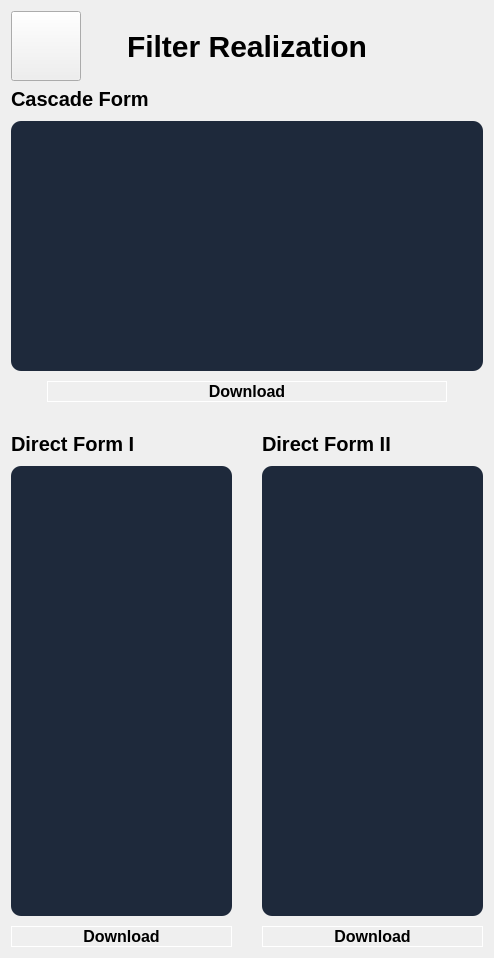
      <widget class="QWidget" name="realizationPage">
       <layout class="QGridLayout" name="gridLayout_4">
        <item row="0" column="0">
         <layout class="QHBoxLayout" name="horizontalLayout_20">
          <item>
           <widget class="QPushButton" name="backHome1">
            <property name="minimumSize">
             <size>
              <width>70</width>
              <height>70</height>
             </size>
            </property>
            <property name="maximumSize">
             <size>
              <width>70</width>
              <height>70</height>
             </size>
            </property>
            <property name="text">
             <string/>
            </property>
            <property name="icon">
             <iconset resource="icons_setup/icons.qrc">
              <normaloff>:/icons_setup/icons/home.png</normaloff>:/icons_setup/icons/home.png</iconset>
            </property>
            <property name="iconSize">
             <size>
              <width>40</width>
              <height>40</height>
             </size>
            </property>
           </widget>
          </item>
          <item>
           <spacer name="horizontalSpacer_4">
            <property name="orientation">
             <enum>Qt::Horizontal</enum>
            </property>
            <property name="sizeHint" stdset="0">
             <size>
              <width>40</width>
              <height>20</height>
             </size>
            </property>
           </spacer>
          </item>
          <item>
           <widget class="QLabel" name="label_13">
            <property name="styleSheet">
             <string notr="true">font-size: 30px;
font-weight: bold;</string>
            </property>
            <property name="text">
             <string>Filter Realization</string>
            </property>
           </widget>
          </item>
          <item>
           <spacer name="horizontalSpacer_3">
            <property name="orientation">
             <enum>Qt::Horizontal</enum>
            </property>
            <property name="sizeHint" stdset="0">
             <size>
              <width>40</width>
              <height>20</height>
             </size>
            </property>
           </spacer>
          </item>
          <item>
           <widget class="QLabel" name="label_14">
            <property name="minimumSize">
             <size>
              <width>70</width>
              <height>70</height>
             </size>
            </property>
            <property name="maximumSize">
             <size>
              <width>70</width>
              <height>70</height>
             </size>
            </property>
            <property name="text">
             <string/>
            </property>
           </widget>
          </item>
         </layout>
        </item>
        <item row="1" column="0">
         <layout class="QVBoxLayout" name="verticalLayout_7">
          <property name="spacing">
           <number>30</number>
          </property>
          <item>
           <layout class="QGridLayout" name="gridLayout_5">
            <property name="bottomMargin">
             <number>0</number>
            </property>
            <property name="horizontalSpacing">
             <number>20</number>
            </property>
            <property name="verticalSpacing">
             <number>10</number>
            </property>
            <item row="1" column="0">
             <layout class="QVBoxLayout" name="verticalLayout_8">
              <property name="spacing">
               <number>10</number>
              </property>
              <property name="bottomMargin">
               <number>0</number>
              </property>
              <item>
               <widget class="QFrame" name="frame">
                <property name="sizePolicy">
                 <sizepolicy hsizetype="Expanding" vsizetype="Preferred">
                  <horstretch>0</horstretch>
                  <verstretch>0</verstretch>
                 </sizepolicy>
                </property>
                <property name="minimumSize">
                 <size>
                  <width>0</width>
                  <height>250</height>
                 </size>
                </property>
                <property name="styleSheet">
                 <string notr="true">QFrame{
background-color: #1E293B;
border-radius: 10px
}</string>
                </property>
                <property name="frameShape">
                 <enum>QFrame::StyledPanel</enum>
                </property>
                <property name="frameShadow">
                 <enum>QFrame::Raised</enum>
                </property>
               </widget>
              </item>
              <item>
               <layout class="QHBoxLayout" name="horizontalLayout_24">
                <item>
                 <widget class="QPushButton" name="pushButton_14">
                  <property name="maximumSize">
                   <size>
                    <width>400</width>
                    <height>16777215</height>
                   </size>
                  </property>
                  <property name="styleSheet">
                   <string notr="true">font-size: 16px;
font-weight: bold;
border: 1px solid #ffffff;
</string>
                  </property>
                  <property name="text">
                   <string>Download</string>
                  </property>
                 </widget>
                </item>
               </layout>
              </item>
             </layout>
            </item>
            <item row="0" column="0">
             <widget class="QLabel" name="label_19">
              <property name="styleSheet">
               <string notr="true">font-size: 20px;
font-weight: bold;</string>
              </property>
              <property name="text">
               <string>Cascade Form</string>
              </property>
             </widget>
            </item>
           </layout>
          </item>
          <item>
           <layout class="QHBoxLayout" name="horizontalLayout_21">
            <property name="spacing">
             <number>30</number>
            </property>
            <item>
             <layout class="QVBoxLayout" name="verticalLayout_11">
              <property name="spacing">
               <number>10</number>
              </property>
              <item>
               <widget class="QLabel" name="label_20">
                <property name="styleSheet">
                 <string notr="true">font-size: 20px;
font-weight: bold;</string>
                </property>
                <property name="text">
                 <string>Direct Form I</string>
                </property>
               </widget>
              </item>
              <item>
               <widget class="QFrame" name="frame_2">
                <property name="sizePolicy">
                 <sizepolicy hsizetype="Expanding" vsizetype="Preferred">
                  <horstretch>0</horstretch>
                  <verstretch>0</verstretch>
                 </sizepolicy>
                </property>
                <property name="minimumSize">
                 <size>
                  <width>0</width>
                  <height>450</height>
                 </size>
                </property>
                <property name="styleSheet">
                 <string notr="true">QFrame{
background-color: #1E293B;
border-radius: 10px
}</string>
                </property>
                <property name="frameShape">
                 <enum>QFrame::StyledPanel</enum>
                </property>
                <property name="frameShadow">
                 <enum>QFrame::Raised</enum>
                </property>
               </widget>
              </item>
              <item>
               <layout class="QHBoxLayout" name="horizontalLayout_30">
                <item>
                 <widget class="QPushButton" name="pushButton_12">
                  <property name="maximumSize">
                   <size>
                    <width>300</width>
                    <height>16777215</height>
                   </size>
                  </property>
                  <property name="styleSheet">
                   <string notr="true">font-size: 16px;
font-weight: bold;
border: 1px solid #ffffff;
</string>
                  </property>
                  <property name="text">
                   <string>Download</string>
                  </property>
                 </widget>
                </item>
               </layout>
              </item>
             </layout>
            </item>
            <item>
             <layout class="QVBoxLayout" name="verticalLayout_10">
              <property name="spacing">
               <number>10</number>
              </property>
              <item>
               <widget class="QLabel" name="label_21">
                <property name="styleSheet">
                 <string notr="true">font-size: 20px;
font-weight: bold;</string>
                </property>
                <property name="text">
                 <string>Direct Form II</string>
                </property>
               </widget>
              </item>
              <item>
               <widget class="QFrame" name="frame_3">
                <property name="sizePolicy">
                 <sizepolicy hsizetype="Expanding" vsizetype="Preferred">
                  <horstretch>0</horstretch>
                  <verstretch>0</verstretch>
                 </sizepolicy>
                </property>
                <property name="minimumSize">
                 <size>
                  <width>0</width>
                  <height>450</height>
                 </size>
                </property>
                <property name="styleSheet">
                 <string notr="true">QFrame{
background-color: #1E293B;
border-radius: 10px
}</string>
                </property>
                <property name="frameShape">
                 <enum>QFrame::StyledPanel</enum>
                </property>
                <property name="frameShadow">
                 <enum>QFrame::Raised</enum>
                </property>
               </widget>
              </item>
              <item>
               <layout class="QHBoxLayout" name="horizontalLayout_31">
                <item>
                 <widget class="QPushButton" name="pushButton_13">
                  <property name="maximumSize">
                   <size>
                    <width>300</width>
                    <height>16777215</height>
                   </size>
                  </property>
                  <property name="styleSheet">
                   <string notr="true">font-size: 16px;
font-weight: bold;
border: 1px solid #ffffff;
</string>
                  </property>
                  <property name="text">
                   <string>Download</string>
                  </property>
                 </widget>
                </item>
               </layout>
              </item>
             </layout>
            </item>
           </layout>
          </item>
         </layout>
        </item>
       </layout>
      </widget>
